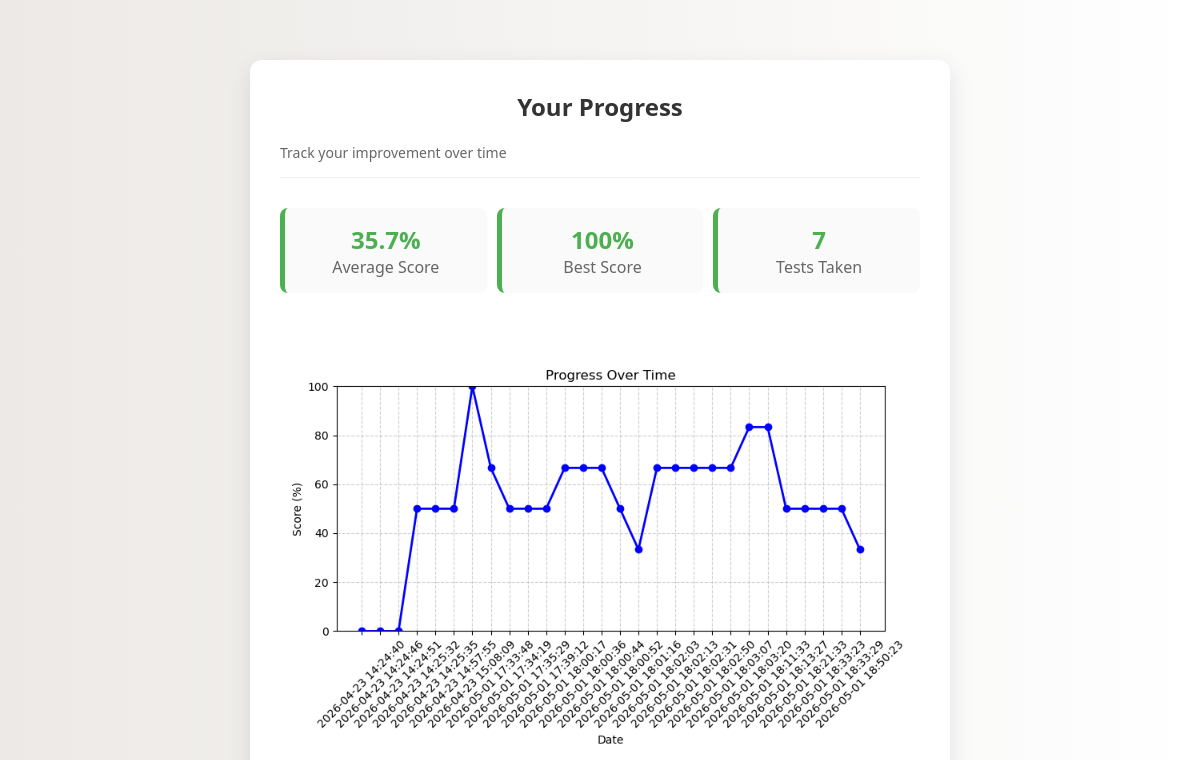
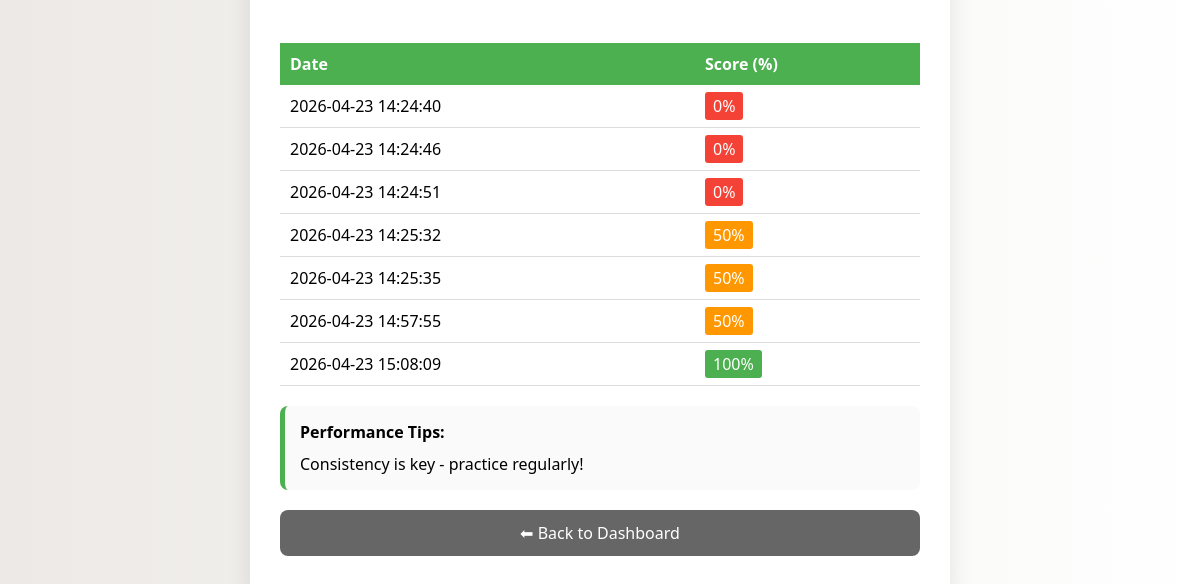
The app's page /progress (signed in), older data (2 pictures, top to bottom).
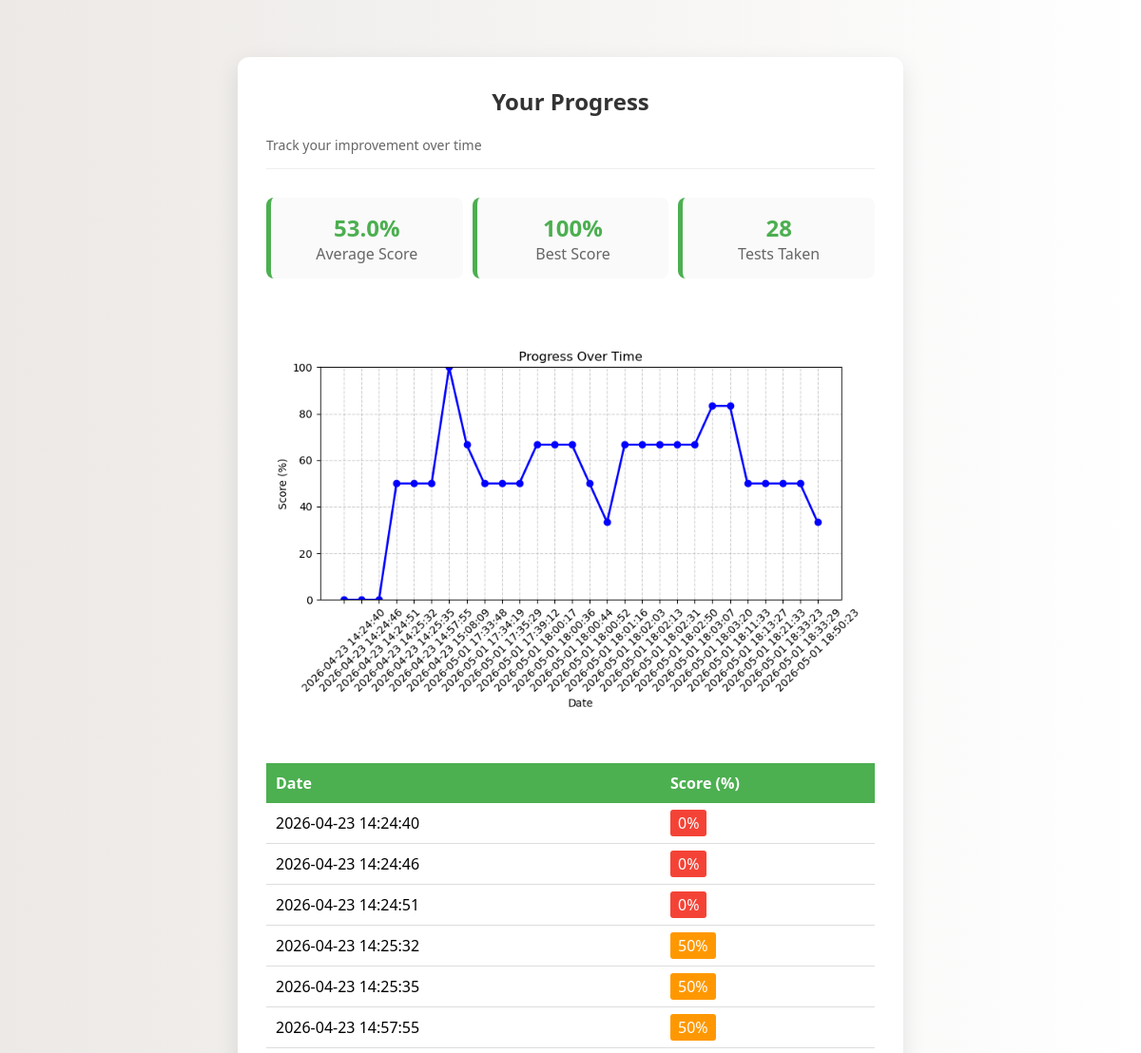
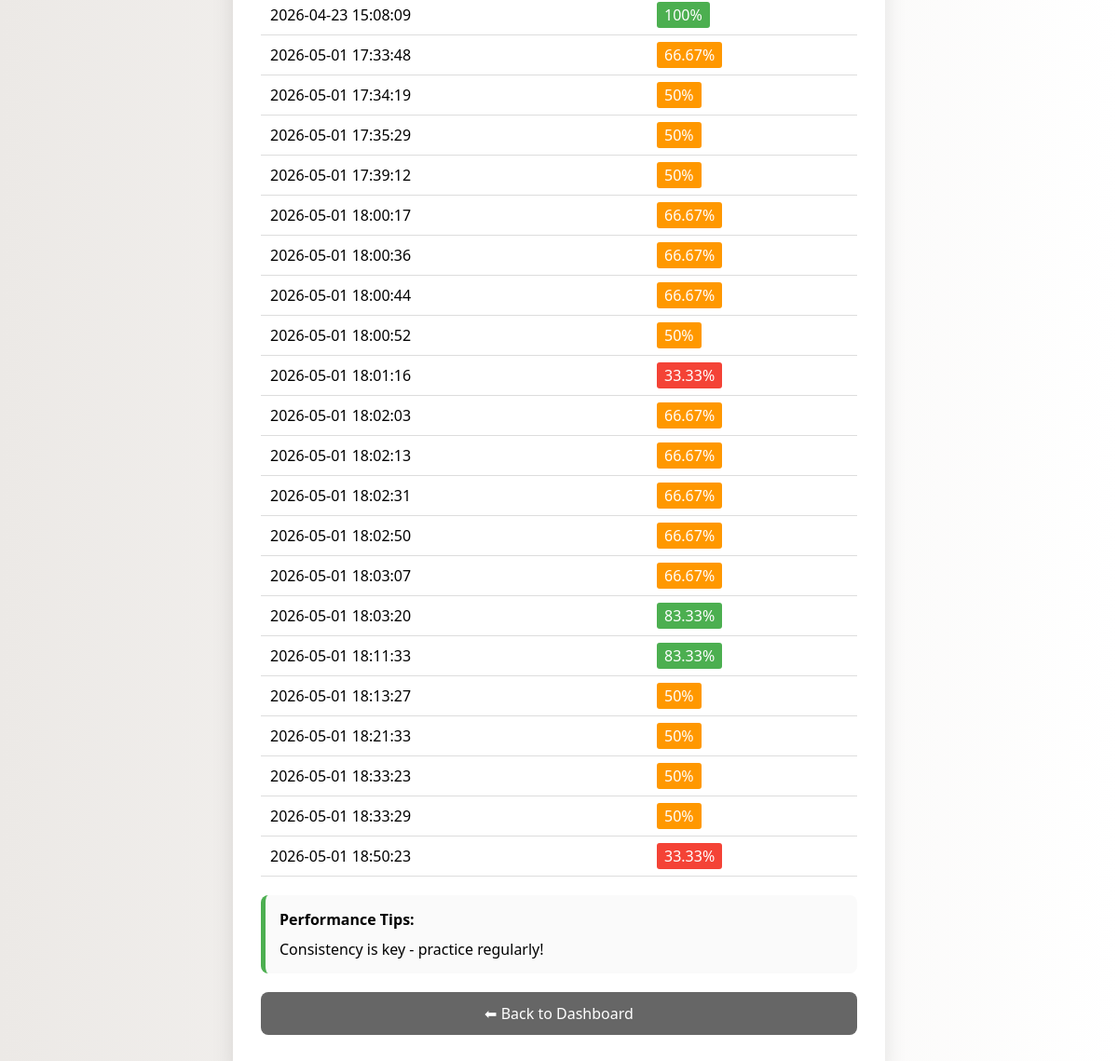
The same page, newer data (2 pictures, top to bottom).
### tables this page shows
CREATE TABLE results (
    id INTEGER PRIMARY KEY AUTOINCREMENT,
    user_id INTEGER,
    score INTEGER,
    date TIMESTAMP DEFAULT CURRENT_TIMESTAMP,
    FOREIGN KEY(user_id) REFERENCES users(id)
);

### app.py (the view)
@app.route("/progress")
def progress():
    if "user_id" not in session:
        return redirect("/login")
    conn = get_db_connection()
    results = conn.execute(
        "SELECT * FROM results WHERE user_id = ? ORDER BY date",
        (session["user_id"],)
    ).fetchall()
    conn.close()
    scores = [r["score"] for r in results]
    dates = [r["date"] for r in results]
    static_dir = os.path.join(app.root_path, "static")
    if not os.path.exists(static_dir):
        os.makedirs(static_dir)
    chart_path = os.path.join(static_dir, "progress_line.png")
    if scores:
        plt.figure(figsize=(8,5))
        plt.plot(dates, scores, marker='o', color='blue', linewidth=2)
        plt.title("Progress Over Time")
        plt.xlabel("Date")
        plt.ylabel("Score (%)")
        plt.ylim(0, 100)
        plt.grid(True, linestyle="--", alpha=0.6)
        plt.xticks(rotation=45)
        plt.tight_layout()
        plt.savefig(chart_path)
        plt.close()
    else:
        plt.figure(figsize=(8,5))
        plt.text(0.5, 0.5, "No progress data available", ha="center", va="center", fontsize=16)
        plt.axis("off")
        plt.savefig(chart_path)
        plt.close()
    return render_template(
        "progress.html",
        results=results,
        scores=scores,
        dates=dates,
        chart_filename="progress_line.png"
    )

### database.py (called while the page is built)
def get_db_connection():
    conn = sqlite3.connect('users.db')
    conn.row_factory = sqlite3.Row
    return conn

### templates/progress.html (shortened to what this page needs)
<!DOCTYPE html>
<html>
<head>
    <link rel="stylesheet" href="{{ url_for('static', filename='style.css') }}">
</head>
<body>
    <div class="container">
        <h2>Your Progress </h2>
        <div class="subtitle">Track your improvement over time</div>
        {% if results %}
            {% set scores_list = results|map(attribute='score')|list %}
            {% set avg_score = (scores_list|sum / scores_list|length)|round(1) %}
            {% set best_score = scores_list|max %}
            {% set total_tests = results|length %}
            <div style="display: flex; justify-content: space-between; gap: 10px; margin-bottom: 30px;">
                <div class="card" style="flex:1; text-align:center;">
                    <div class="score" style="font-size: 24px;">{{ avg_score }}%</div>
                    <div style="color: #666;">Average Score</div>
                </div>
                <div class="card" style="flex:1; text-align:center;">
                    <div class="score" style="font-size: 24px;">{{ best_score }}%</div>
                    <div style="color: #666;">Best Score</div>
                </div>
                <div class="card" style="flex:1; text-align:center;">
                    <div class="score" style="font-size: 24px;">{{ total_tests }}</div>
                    <div style="color: #666;">Tests Taken</div>
                </div>
            </div>
            <img src="{{ url_for('static', filename=chart_filename) }}" alt="Progress Chart" style="width:100%; margin: 20px 0;">
            <table style="width:100%; border-collapse: collapse; margin: 20px 0;">
                <thead>
                    <tr style="background: #4CAF50; color: white;">
                        <th style="padding: 10px; text-align: left;">Date</th>
                        <th style="padding: 10px; text-align: left;">Score (%)</th>
                    </tr>
                </thead>
                <tbody>
                    {% for r in results %}
                    <tr style="border-bottom: 1px solid #ddd;">
                        <td style="padding: 10px;">{{ r['date'] }}</td>
                        <td style="padding: 10px;">
                            <span style="background: {% if r['score'] >= 70 %}#4CAF50{% elif r['score'] >= 40 %}#FF9800{% else %}#f44336{% endif %};
                                         color: white; padding: 3px 8px; border-radius: 3px;">
                                {{ r['score'] }}%
                            </span>
                        </td>
                    </tr>
                    {% endfor %}
                </tbody>
            </table>
            <div class="card">
                <h4 style="margin-bottom: 10px;">Performance Tips:</h4>
                {% if best_score < 70 %}
                    <p> Review fundamental concepts and try again</p>
                {% elif avg_score < 70 %}
                    <p> Consistency is key - practice regularly!</p>
                {% else %}
                    <p> Excellent work! Keep maintaining this performance!</p>
                {% endif %}
            </div>
        {% endif %}
        <a href="/dashboard" class="btn" style="background: #666; margin-top: 20px;">⬅ Back to Dashboard</a>
    </div>
</body>
</html>

Row changes from the older to the newer data that the page shows:
added results: date "2026-05-01 17:33:48", score "66.67"
added results: date "2026-05-01 17:34:19", score "50"
added results: date "2026-05-01 17:35:29", score "50"
added results: date "2026-05-01 17:39:12", score "50"
added results: date "2026-05-01 18:00:17", score "66.67"
added results: date "2026-05-01 18:00:36", score "66.67"
added results: date "2026-05-01 18:00:44", score "66.67"
added results: date "2026-05-01 18:00:52", score "50"
added results: date "2026-05-01 18:01:16", score "33.33"
added results: date "2026-05-01 18:02:03", score "66.67"
added results: date "2026-05-01 18:02:13", score "66.67"
added results: date "2026-05-01 18:02:31", score "66.67"
added results: date "2026-05-01 18:02:50", score "66.67"
added results: date "2026-05-01 18:03:07", score "66.67"
added results: date "2026-05-01 18:03:20", score "83.33"
added results: date "2026-05-01 18:11:33", score "83.33"
added results: date "2026-05-01 18:13:27", score "50"
added results: date "2026-05-01 18:21:33", score "50"
added results: date "2026-05-01 18:33:23", score "50"
added results: date "2026-05-01 18:33:29", score "50"
added results: date "2026-05-01 18:50:23", score "33.33"
Text that changed along with them:
{{ avg_score }}: "35.7" → "53.0"
{{ total_tests }}: "7" → "28"
